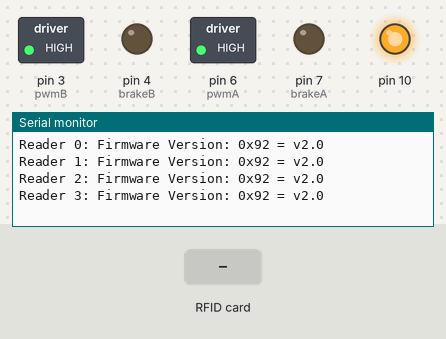
Simulated run of this sketch. Board: Arduino Uno, built with avr-gcc and run on an emulated ATmega328P. On the bench: switched loads named in the sketch (green lamp = pin HIGH), output pins drawn as LEDs (lit = HIGH), the last lines printed to the serial monitor. Inputs (shaded band) come from the test bench.

Above: at 1.4 s.
1.5 s: RFID card D9 00 F8 35 held to the reader
At 2.7 s:
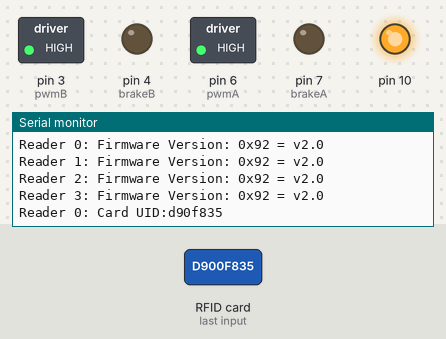
3.0 s: RFID card C2 00 F8 11 held to the reader
At 4.2 s:
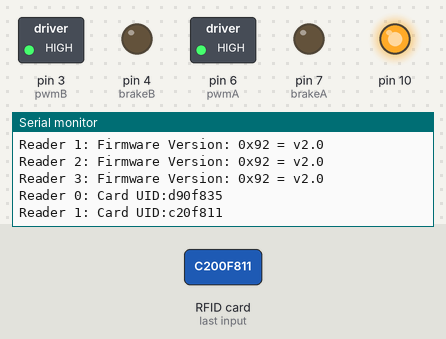
4.5 s: RFID card A8 02 8A 98 held to the reader
At 5.0 s:
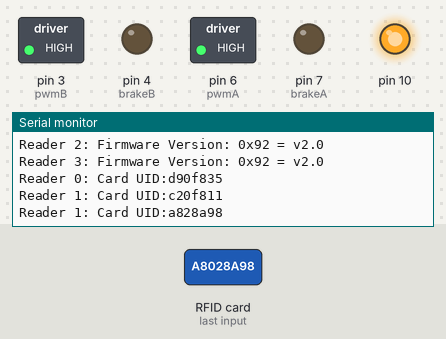
Timing chart, 0 to 7.5 s (numbered marks = the images above; inputs shaded):
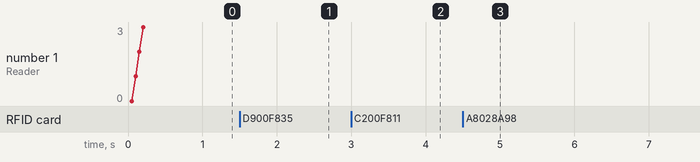

Measured:
- after the input at 1.5 s, the serial monitor: prints a new line at once (image 1)
- after the input at 3.0 s, the serial monitor: prints a new line at once (image 2)
- after the input at 4.5 s, the serial monitor: prints a new line at once (image 3)

The sketch:

RFID_and_Stepper.ino
```cpp
/*
    What is this?

    What does it do?

    What do you need to get it to work?

    Pinout:

    | Pin  | Variable   | Function               |
    | ---- | ---------- | ---------------------- |
    | `A0` | `SS_1_PIN` | RFID CS `#1`           |
    | `A1` | `SS_2_PIN` | RFID CS `#2`           |
    | `A2` | `SS_3_PIN` | RFID CS `#3`           |
    | `A3` | `SS_4_PIN` | RFID CS `#4`           |
    | `13` | `SCK`      | RFID SPI Clock         |
    | `12` | `MISO`     | RFID SPI MISO          |
    | `11` | `MOSI`     | RFID SPI MOSI          |
    | `10` | `RST_PIN`  | RFID SPI Reset Pin     |
    | `~9` | `motor1`   | Stepper Motor Pin `#1` |
    | `8`  | `motor2`   | Stepper Motor Pin `#2` |
    | `7 ` | `brakeA`   | Stepper A Brake        |
    | `~6` | `pwmA`     | Stepper A Speed        |
    | `~5` | `dirA`     | Stepper A Direction    |
    | `4 ` | `brakeB`   | Stepper B Brake        |
    | `~3` | `pwmB`     | Stepper B Speed        |
    | `2 ` | `dirB`     | Stepper B Direction    |

*/
#include <SPI.h>
#include <MFRC522.h>
#include <Stepper.h>
//------------------------------------------------------------------------------------------------------------
// Stepper

const uint8_t motor1 = 9;
const uint8_t motor2 = 8;
const uint8_t brakeA = 7;
const uint8_t pwmA   = 6;
const uint8_t dirA   = 5;

const uint8_t brakeB = 4;
const uint8_t pwmB   = 3;
const uint8_t dirB   = 2;

const uint8_t stepsPerRevolution = 200;

Stepper myStepper(stepsPerRevolution, motor1, motor2);
//------------------------------------------------------------------------------------------------------------
// MFRC522
const uint8_t RST_PIN       = 9;
const uint8_t NR_OF_READERS = 4;

const uint8_t ssPins[] = {
  A0,
  A1,
  A2,
  A3
};
MFRC522 mfrc522[NR_OF_READERS];

enum ReaderDataType
{
  left_Item_ID,
  right_Item_ID,
  leftt_Senario_ID,
  right_Senario_ID
};

//------------------------------------------------------------------------------------------------------------
// Items and Scenarios

const uint8_t numberOfItems = 4;

byte itemUids[numberOfItems][4] =
{
  {0xD9, 0x00, 0xF8, 0x35},
  {0xC2, 0x00, 0xF8, 0x11},
  {0xA8, 0x02, 0x8A, 0x98},
  {0x00, 0x00, 0x00, 0x00}
};

byte itemScores[numberOfItems] = {20, 60, 30, 0};

const uint8_t numberOfScenarios = 4;

byte scenarioUids[numberOfScenarios][4] =
{
  {0xE8, 0x00, 0xF8, 0x35},
  {0xB2, 0x00, 0xA8, 0x11},
  {0xF8, 0x02, 0x8A, 0x98},
  {0x00, 0x00, 0x00, 0x00}
};

byte scenarioScores[numberOfScenarios] = {10, 30, 5, 0};

//------------------------------------------------------------------------------------------------------------
// Scores

int L_R_old[2];
int L_R_new[2];

byte leftPlateScore     = 0;
byte rightPlateScore    = 0;
byte leftScenarioScore  = 0;
byte rightScenarioScore = 0;
byte leftTotal          = 0;
byte rightTotal         = 0;
//------------------------------------------------------------------------------------------------------------
// Stepper

int rotation = 0;

void setup()
{
  Serial.begin(9600);  // Initialize serial communications with the PC
  while (!Serial);     // Do nothing if no serial port is opened (added for Arduinos based on ATMEGA32U4)
  setupStepper();
  setupReaders();
}

//------------------------------------------------------------------------------------------------------------

void loop()
{
  checkReaders();
  setScores();
  setBalanceRotation();
}
```

Balance.ino
```cpp
/*
   Functions related to the Balance
*/
void setScores()
{
  for (int i = 0; i < numberOfItems; i++)
  {
    uint32_t &currentItemUid = *((uint32_t*)(itemUids[i]));

    if (currentItemUid == *((uint32_t*)mfrc522[left_Item_ID].uid.uidByte))
      leftPlateScore = itemScores[i];

    if (currentItemUid == *((uint32_t*)mfrc522[right_Item_ID].uid.uidByte))
      rightPlateScore = itemScores[i];

    uint32_t &currentScenarioUid = *((uint32_t*)(scenarioUids[i]));

    if (currentScenarioUid == *((uint32_t*)mfrc522[leftt_Senario_ID].uid.uidByte))
      leftScenarioScore = scenarioScores[i];

    if (currentScenarioUid == *((uint32_t*)mfrc522[right_Senario_ID].uid.uidByte))
      rightScenarioScore = scenarioScores[i];

  }

  for (int i = 0; i < numberOfScenarios; i++)
  {
    uint32_t &currentScenarioUid = *((uint32_t*)(scenarioUids[i]));

    if (currentScenarioUid == *((uint32_t*)mfrc522[leftt_Senario_ID].uid.uidByte))
      leftScenarioScore = scenarioScores[i];

    if (currentScenarioUid == *((uint32_t*)mfrc522[right_Senario_ID].uid.uidByte))
      rightScenarioScore = scenarioScores[i];
  }

  leftTotal = leftPlateScore + leftScenarioScore;
  rightTotal = rightPlateScore + rightScenarioScore;

}
//------------------------------------------------------------------------------------------------------------
void setBalanceRotation()
{
  int d1, d2, d3, dPrevious, dnew, angle;

  //Append to the final list
  int &L1 = L_R_old[0];
  int &R1 = L_R_old[1];

  int &L2 = L_R_new[0];
  int &R2 = L_R_new[1];

  if (((L1 > R1) or (L1 == R1)) and (L2 < R2)) {
    rotation = 1;
  }
  else if (((L1 < R1) or (L1 == R1)) and (L2 > R2)) {
    rotation = -1;
  }
  else if ((L1 > R1) and ((L2 < R2) or (L2 == R2))) {
    rotation = 1;
  }
  else if ((L1 < R1) and ((L2 > R2) or (L2 == R2))) {
    rotation = -1;
  }
  else if (L1 == R1 and L2 == R2) {
    rotation = 0;
  }
  else if ((L1 > R1) and (L2 > R2)) {
    d1 = abs(L1 - R1);
    d2 = abs(L2 - R2);
    d3 = d1 - d2;
    if (d3 < 0) {
      rotation = -1;
    }
    else if (d3 > 0) {
      rotation = 1;
    }
  }
  else if ((L1 < R1) and (L2 < R2)) {
    d1 = abs(L1 - R1);
    d2 = abs(L2 - R2);
    d3 = d1 - d2;
    if (d3 < 0) {}
    rotation = 1;
  }
  else if (d3 > 0) {
    rotation = -1;
  }

  // Calculate angle and covert to step
  dPrevious = abs(L1 - R1);
  dnew = abs(L2 - R2);

  if ( ((L1 < R1) or (L1 == R1)) and ((L2 < R2) or (L2 == R2)) ) {
    angle = round(abs(dPrevious - dnew) * 40 / 105);
  }
  else if ((L1 < R1) and (L2 > R2)) {
    angle = round(abs(dPrevious + dnew) * 40 / 105);
  }
  else if ((L1 > R1) and (L2 > R2)) {
    angle = round(abs(dPrevious - dnew) * 40 / 105);
  }
  else if ((L1 > R1) and (L2 < R2)) {
    angle = round(abs(dPrevious + dnew) * 40 / 105);
  }

  myStepper.step(rotation * angle);
}

//------------------------------------------------------------------------------------------------------------
```

RFID.ino
```cpp
/*
   Functions related to the RFID readers
*/

//------------------------------------------------------------------------------------------------------------

void setupReaders()
{
  SPI.begin();                  // Init SPI bus
  for (uint8_t reader = 0; reader < NR_OF_READERS; reader++)
  {
    mfrc522[reader].PCD_Init(ssPins[reader], RST_PIN);
    Serial.print(F("Reader "));
    Serial.print(reader);
    Serial.print(F(": "));
    mfrc522[reader].PCD_DumpVersionToSerial();
    //mfrc522[reader].PCD_SetAntennaGain(mfrc522[reader].RxGain_max);
  }
}

//------------------------------------------------------------------------------------------------------------

void printPiccDetails(uint8_t &readerNum)
{
  Serial.print(F("Reader "));
  Serial.print(readerNum);
  // Show some details of the PICC (that is: the tag/card)
  Serial.print(F(": Card UID:"));
  Serial.print(dump_byte_array(mfrc522[readerNum].uid.uidByte, mfrc522[readerNum].uid.size));
  Serial.println();
}

String getReaderUidByteAsString(uint8_t &readerNum)
{
  return dump_byte_array(mfrc522[readerNum].uid.uidByte, mfrc522[readerNum].uid.size);
}

//------------------------------------------------------------------------------------------------------------

void checkReaders()
{
  for (uint8_t reader = 0; reader < NR_OF_READERS; ++reader)
  {
    if (mfrc522[reader].PICC_IsNewCardPresent() && mfrc522[reader].PICC_ReadCardSerial())
    {
      printPiccDetails(reader);
      mfrc522[reader].PICC_HaltA();      // Halt PICC
      mfrc522[reader].PCD_StopCrypto1(); // Stop encryption on PCD
    }
  }
}

//------------------------------------------------------------------------------------------------------------

String dump_byte_array(byte * buffer, byte bufferSize)
{
  String id = "";
  for (byte i = 0; i < bufferSize; i++) {
    id = id + String(buffer[i], HEX);
  }
  return id;
}
```

Stepper.ino
```cpp
void setupStepper()
{
  // set the PWM and brake pins so that the direction pins  // can be used to control the motor:
  pinMode(pwmA, OUTPUT);
  pinMode(pwmB, OUTPUT);
  pinMode(brakeA, OUTPUT);
  pinMode(brakeB, OUTPUT);

  digitalWrite(pwmA, HIGH);
  digitalWrite(pwmB, HIGH);
  digitalWrite(brakeA, LOW);
  digitalWrite(brakeB, LOW);
}
```
